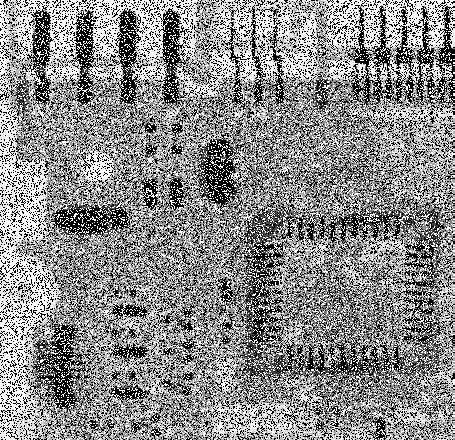
#> input picture imagens/Figura1.jpg, 455 x 440 px
$ python aula05.py
#> lines starting #> are read from the running program, lines starting #| are printed output that depends on the picture; after the words box and inside, x2 and y2 are one past the last pixel; in counts of white or black regions, pixels touching at a corner belong together
import cv2
import numpy as np
from matplotlib import pyplot as plt

imagem = cv2.imread('imagens/Figura1.jpg', 0)
#> imagem is the input picture: shape (440, 455); min 0, max 255, mean 138.2

def negativo(img):
    img_cp = img.copy()
    img_cp = 255 - img_cp
    return img_cp

def fft_spectrum(im):
    f = im.copy()
    f = np.fft.fft2(f)
    f = np.fft.fftshift(f)
    return f

def fft_spectrum_mag(im):
    f = im.copy()
    f = np.log(np.abs(f))*20
    return f

def fft_inversa(im):
    f = im.copy()
    f = np.fft.ifftshift(f)
    f = np.fft.ifft2(f)
    f = np.abs(f)
    return f

def filtro_pb(im, raio):
#> called with raio = 10
    f = im.copy()
    cx = im.shape[0]/2
#> cx = 220
    cy = im.shape[1]/2
#> cy = 227.5
    f[:,:] = 1 # Substitui os valores dos pixels por 1
#> f: shape (440, 455); every value is 1
    f[int(cx-raio):int(cx+raio), int(cy-raio):int(cy+raio)] = 0
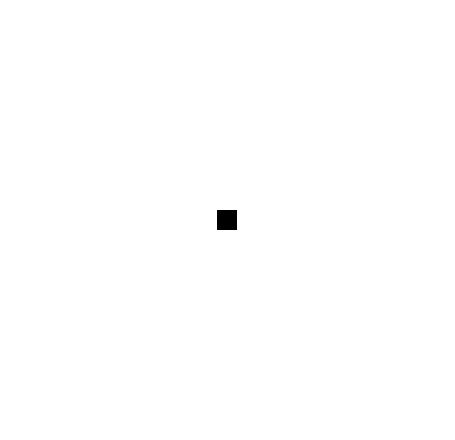
#> f: shape (440, 455); values 0 (black) and 1 (white), 99.8% white; 1 black region, box (x1, y1, x2, y2) and area: (217, 210, 237, 230) 400
    return f

img_resultado = fft_inversa(fft_spectrum(imagem)*filtro_pb(imagem,10))
#> in fft_inversa, `f = np.abs(f)`:
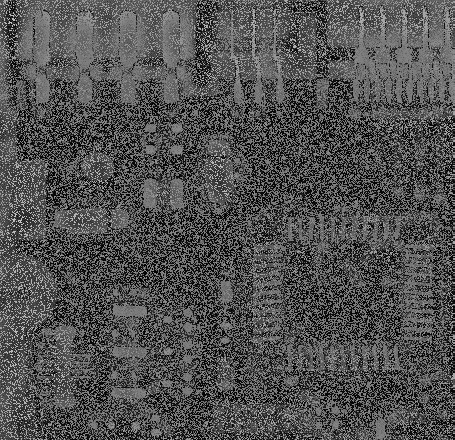
#> f: shape (440, 455) float64; min 0.0325, max 204.4, mean 82

plt.subplot(121),plt.imshow(imagem, cmap = 'gray')
plt.title('Imagem original'), plt.xticks([]), plt.yticks([])
plt.subplot(122),plt.imshow(img_resultado, cmap = 'gray')
plt.title('Imagem - Transformada de Fourie'), plt.xticks([]), plt.yticks([])
plt.show()
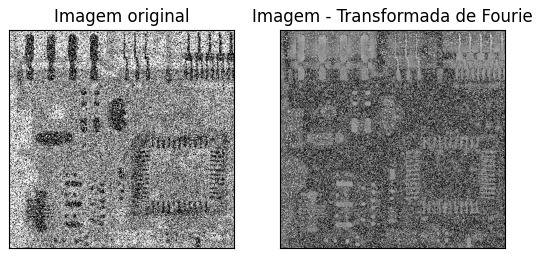
#> figure drawn by matplotlib, 2 panels

$ run again, with imagens/GreenFrog-small.JPG copied over imagens/Figura1.jpg
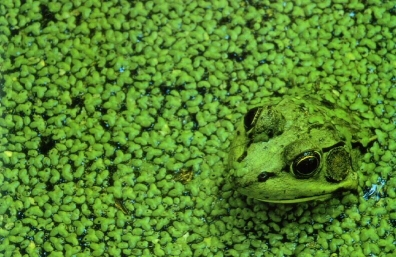
#> input picture imagens/GreenFrog-small.JPG, 396 x 257 px
#> in fft_inversa, `f = np.abs(f)`:
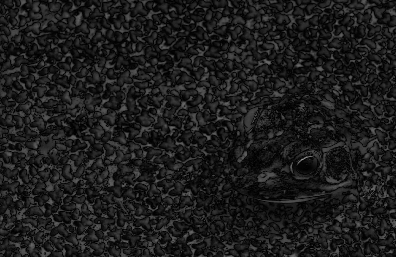
#> f: shape (257, 396) float64; min 0.0241, max 155.2, mean 28.7
#> `plt.show()`:
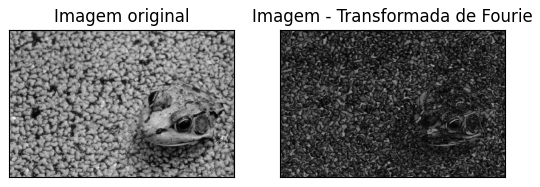
#> figure drawn by matplotlib, 2 panels
